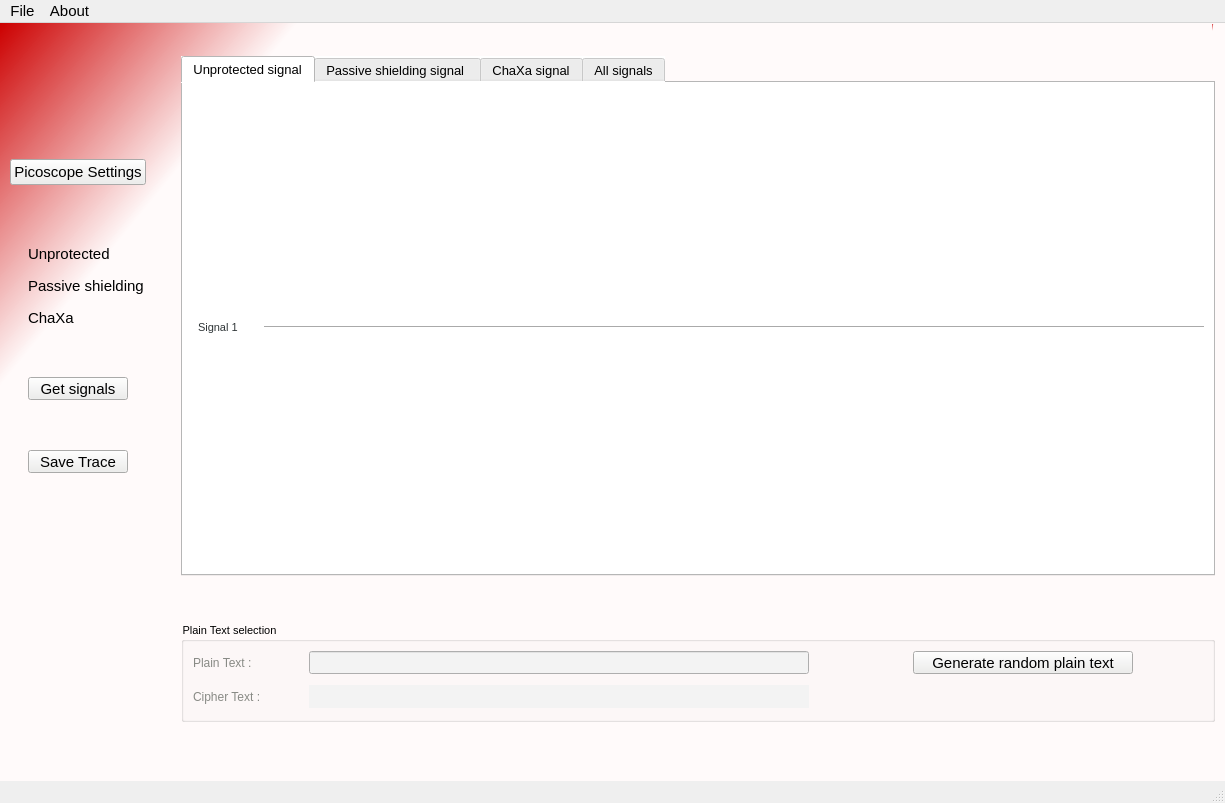
<?xml version="1.0" encoding="UTF-8"?>
<ui version="4.0">
 <class>MainWindow</class>
 <widget class="QMainWindow" name="MainWindow">
  <property name="geometry">
   <rect>
    <x>0</x>
    <y>0</y>
    <width>1225</width>
    <height>803</height>
   </rect>
  </property>
  <property name="minimumSize">
   <size>
    <width>1225</width>
    <height>803</height>
   </size>
  </property>
  <property name="windowTitle">
   <string>MainWindow</string>
  </property>
  <widget class="QWidget" name="centralwidget">
   <property name="styleSheet">
    <string notr="true">background-color: qlineargradient(spread:pad, x1:0, y1:0, x2:0.841, y2:0.426, stop:0 rgba(204, 0, 0, 255), stop:0.229907 rgba(255, 250, 250, 255));</string>
   </property>
   <layout class="QGridLayout" name="gridLayout_5">
    <property name="leftMargin">
     <number>1</number>
    </property>
    <property name="topMargin">
     <number>1</number>
    </property>
    <property name="rightMargin">
     <number>1</number>
    </property>
    <property name="bottomMargin">
     <number>1</number>
    </property>
    <item row="1" column="0">
     <widget class="QStackedWidget" name="stackedWidget">
      <property name="styleSheet">
       <string notr="true">background-color: transparent;</string>
      </property>
      <property name="currentIndex">
       <number>0</number>
      </property>
      <widget class="QWidget" name="signals_visualization_page">
       <layout class="QGridLayout" name="gridLayout_3">
        <property name="leftMargin">
         <number>9</number>
        </property>
        <property name="topMargin">
         <number>6</number>
        </property>
        <property name="rightMargin">
         <number>9</number>
        </property>
        <property name="bottomMargin">
         <number>6</number>
        </property>
        <property name="horizontalSpacing">
         <number>0</number>
        </property>
        <item row="1" column="2">
         <spacer name="Inter_VSpacer">
          <property name="orientation">
           <enum>Qt::Vertical</enum>
          </property>
          <property name="sizeType">
           <enum>QSizePolicy::Fixed</enum>
          </property>
          <property name="sizeHint" stdset="0">
           <size>
            <width>20</width>
            <height>40</height>
           </size>
          </property>
         </spacer>
        </item>
        <item row="0" column="0">
         <layout class="QGridLayout" name="CB_gridLayout_Micro">
          <property name="horizontalSpacing">
           <number>10</number>
          </property>
          <item row="8" column="1" colspan="2">
           <spacer name="CB_VSpacer3">
            <property name="orientation">
             <enum>Qt::Vertical</enum>
            </property>
            <property name="sizeType">
             <enum>QSizePolicy::Fixed</enum>
            </property>
            <property name="sizeHint" stdset="0">
             <size>
              <width>20</width>
              <height>50</height>
             </size>
            </property>
           </spacer>
          </item>
          <item row="12" column="1" colspan="2">
           <spacer name="CB_VSpacer5">
            <property name="orientation">
             <enum>Qt::Vertical</enum>
            </property>
            <property name="sizeHint" stdset="0">
             <size>
              <width>20</width>
              <height>40</height>
             </size>
            </property>
           </spacer>
          </item>
          <item row="6" column="1" colspan="2">
           <widget class="QLabel" name="CB_label_empty2">
            <property name="maximumSize">
             <size>
              <width>16777215</width>
              <height>200</height>
             </size>
            </property>
            <property name="styleSheet">
             <string notr="true">background-color: transparent;</string>
            </property>
            <property name="text">
             <string/>
            </property>
           </widget>
          </item>
          <item row="1" column="0" colspan="3">
           <widget class="QPushButton" name="CB_PicoSettingsButton">
            <property name="minimumSize">
             <size>
              <width>0</width>
              <height>0</height>
             </size>
            </property>
            <property name="maximumSize">
             <size>
              <width>145</width>
              <height>16777215</height>
             </size>
            </property>
            <property name="font">
             <font>
              <family>Lucida Grande</family>
              <pointsize>11</pointsize>
             </font>
            </property>
            <property name="styleSheet">
             <string notr="true">background-color: rgb(238, 238, 236);</string>
            </property>
            <property name="text">
             <string>Picoscope Settings</string>
            </property>
           </widget>
          </item>
          <item row="9" column="1" colspan="2">
           <widget class="QPushButton" name="CB_GetSigButton">
            <property name="minimumSize">
             <size>
              <width>100</width>
              <height>23</height>
             </size>
            </property>
            <property name="maximumSize">
             <size>
              <width>100</width>
              <height>23</height>
             </size>
            </property>
            <property name="font">
             <font>
              <family>Lucida Grande</family>
              <pointsize>11</pointsize>
             </font>
            </property>
            <property name="styleSheet">
             <string notr="true">background-color: rgb(238, 238, 236);</string>
            </property>
            <property name="text">
             <string>Get signals</string>
            </property>
           </widget>
          </item>
          <item row="4" column="1" colspan="2">
           <widget class="QLabel" name="CB_label_empty1">
            <property name="maximumSize">
             <size>
              <width>16777215</width>
              <height>200</height>
             </size>
            </property>
            <property name="styleSheet">
             <string notr="true">background-color: transparent;</string>
            </property>
            <property name="text">
             <string/>
            </property>
           </widget>
          </item>
          <item row="5" column="1" colspan="2">
           <widget class="QLabel" name="CB_label_M2">
            <property name="font">
             <font>
              <family>Lucida Grande</family>
              <pointsize>11</pointsize>
             </font>
            </property>
            <property name="styleSheet">
             <string notr="true">background-color: transparent;</string>
            </property>
            <property name="text">
             <string>Passive shielding</string>
            </property>
           </widget>
          </item>
          <item row="0" column="1" colspan="2">
           <spacer name="CB_VSpacer1">
            <property name="orientation">
             <enum>Qt::Vertical</enum>
            </property>
            <property name="sizeHint" stdset="0">
             <size>
              <width>20</width>
              <height>40</height>
             </size>
            </property>
           </spacer>
          </item>
          <item row="2" column="1" colspan="2">
           <spacer name="CB_VSpacer2">
            <property name="orientation">
             <enum>Qt::Vertical</enum>
            </property>
            <property name="sizeType">
             <enum>QSizePolicy::Fixed</enum>
            </property>
            <property name="sizeHint" stdset="0">
             <size>
              <width>20</width>
              <height>60</height>
             </size>
            </property>
           </spacer>
          </item>
          <item row="7" column="0">
           <widget class="QLabel" name="CB_labelLed_M3">
            <property name="maximumSize">
             <size>
              <width>15</width>
              <height>15</height>
             </size>
            </property>
            <property name="styleSheet">
             <string notr="true">background-color: transparent;</string>
            </property>
            <property name="text">
             <string/>
            </property>
            <property name="pixmap">
             <pixmap resource="ressources.qrc">:/newPrefix/ressources/red_led.png</pixmap>
            </property>
            <property name="scaledContents">
             <bool>true</bool>
            </property>
           </widget>
          </item>
          <item row="7" column="1" colspan="2">
           <widget class="QLabel" name="CB_label_M3">
            <property name="font">
             <font>
              <family>Lucida Grande</family>
              <pointsize>11</pointsize>
             </font>
            </property>
            <property name="styleSheet">
             <string notr="true">background-color: transparent;</string>
            </property>
            <property name="text">
             <string>ChaXa</string>
            </property>
           </widget>
          </item>
          <item row="3" column="0">
           <widget class="QLabel" name="CB_labelLed_M1">
            <property name="maximumSize">
             <size>
              <width>15</width>
              <height>15</height>
             </size>
            </property>
            <property name="styleSheet">
             <string notr="true">background-color: transparent;</string>
            </property>
            <property name="text">
             <string/>
            </property>
            <property name="pixmap">
             <pixmap resource="ressources.qrc">:/newPrefix/ressources/red_led.png</pixmap>
            </property>
            <property name="scaledContents">
             <bool>true</bool>
            </property>
           </widget>
          </item>
          <item row="5" column="0">
           <widget class="QLabel" name="CB_labelLed_M2">
            <property name="maximumSize">
             <size>
              <width>15</width>
              <height>15</height>
             </size>
            </property>
            <property name="styleSheet">
             <string notr="true">background-color: transparent;</string>
            </property>
            <property name="text">
             <string/>
            </property>
            <property name="pixmap">
             <pixmap resource="ressources.qrc">:/newPrefix/ressources/red_led.png</pixmap>
            </property>
            <property name="scaledContents">
             <bool>true</bool>
            </property>
           </widget>
          </item>
          <item row="3" column="1" colspan="2">
           <widget class="QLabel" name="CB_label_M1">
            <property name="font">
             <font>
              <family>Lucida Grande</family>
              <pointsize>11</pointsize>
              <weight>50</weight>
              <italic>false</italic>
              <bold>false</bold>
             </font>
            </property>
            <property name="styleSheet">
             <string notr="true">background-color: transparent;</string>
            </property>
            <property name="text">
             <string>Unprotected</string>
            </property>
           </widget>
          </item>
          <item row="10" column="1" colspan="2">
           <spacer name="CB_VSpacer4">
            <property name="orientation">
             <enum>Qt::Vertical</enum>
            </property>
            <property name="sizeType">
             <enum>QSizePolicy::Fixed</enum>
            </property>
            <property name="sizeHint" stdset="0">
             <size>
              <width>20</width>
              <height>50</height>
             </size>
            </property>
           </spacer>
          </item>
          <item row="11" column="1">
           <widget class="QPushButton" name="CB_SaveButton">
            <property name="minimumSize">
             <size>
              <width>100</width>
              <height>23</height>
             </size>
            </property>
            <property name="maximumSize">
             <size>
              <width>100</width>
              <height>23</height>
             </size>
            </property>
            <property name="font">
             <font>
              <family>Lucida Grande</family>
              <pointsize>11</pointsize>
             </font>
            </property>
            <property name="styleSheet">
             <string notr="true">background-color: rgb(238, 238, 236);</string>
            </property>
            <property name="text">
             <string>Save Trace</string>
            </property>
           </widget>
          </item>
         </layout>
        </item>
        <item row="2" column="2">
         <widget class="QGroupBox" name="PlainText_groupBox">
          <property name="minimumSize">
           <size>
            <width>1025</width>
            <height>100</height>
           </size>
          </property>
          <property name="maximumSize">
           <size>
            <width>1340</width>
            <height>16777215</height>
           </size>
          </property>
          <property name="font">
           <font>
            <family>Lucida Grande</family>
            <pointsize>8</pointsize>
           </font>
          </property>
          <property name="styleSheet">
           <string notr="true">background-color: transparent;</string>
          </property>
          <property name="title">
           <string>Plain Text selection</string>
          </property>
          <layout class="QGridLayout" name="gridLayout">
           <property name="verticalSpacing">
            <number>10</number>
           </property>
           <item row="2" column="0">
            <widget class="QLabel" name="labelCipherText">
             <property name="minimumSize">
              <size>
               <width>110</width>
               <height>0</height>
              </size>
             </property>
             <property name="maximumSize">
              <size>
               <width>110</width>
               <height>16777215</height>
              </size>
             </property>
             <property name="font">
              <font>
               <family>Lucida Grande</family>
               <pointsize>9</pointsize>
              </font>
             </property>
             <property name="styleSheet">
              <string notr="true">color: rgb(136, 138, 133);</string>
             </property>
             <property name="text">
              <string>Cipher Text :</string>
             </property>
            </widget>
           </item>
           <item row="2" column="2">
            <widget class="QLabel" name="CipherText_display_label">
             <property name="minimumSize">
              <size>
               <width>500</width>
               <height>23</height>
              </size>
             </property>
             <property name="maximumSize">
              <size>
               <width>500</width>
               <height>23</height>
              </size>
             </property>
             <property name="font">
              <font>
               <family>Lucida Grande</family>
               <pointsize>11</pointsize>
              </font>
             </property>
             <property name="styleSheet">
              <string notr="true">background-color: rgb(243, 243, 243);</string>
             </property>
             <property name="text">
              <string/>
             </property>
            </widget>
           </item>
           <item row="1" column="5">
            <widget class="QPushButton" name="PlainText_OpenButton">
             <property name="minimumSize">
              <size>
               <width>220</width>
               <height>23</height>
              </size>
             </property>
             <property name="maximumSize">
              <size>
               <width>220</width>
               <height>23</height>
              </size>
             </property>
             <property name="font">
              <font>
               <family>Lucida Grande</family>
               <pointsize>11</pointsize>
              </font>
             </property>
             <property name="styleSheet">
              <string notr="true">background-color: rgb(238, 238, 236);</string>
             </property>
             <property name="text">
              <string>Generate random plain text</string>
             </property>
            </widget>
           </item>
           <item row="1" column="2">
            <widget class="QLineEdit" name="PlainText_input">
             <property name="minimumSize">
              <size>
               <width>500</width>
               <height>23</height>
              </size>
             </property>
             <property name="maximumSize">
              <size>
               <width>500</width>
               <height>23</height>
              </size>
             </property>
             <property name="styleSheet">
              <string notr="true">background-color: rgb(243, 243, 243);</string>
             </property>
            </widget>
           </item>
           <item row="1" column="3">
            <spacer name="PT_HSpacer2">
             <property name="orientation">
              <enum>Qt::Horizontal</enum>
             </property>
             <property name="sizeType">
              <enum>QSizePolicy::Expanding</enum>
             </property>
             <property name="sizeHint" stdset="0">
              <size>
               <width>30</width>
               <height>20</height>
              </size>
             </property>
            </spacer>
           </item>
           <item row="1" column="0">
            <widget class="QLabel" name="labelPlainText">
             <property name="minimumSize">
              <size>
               <width>110</width>
               <height>0</height>
              </size>
             </property>
             <property name="maximumSize">
              <size>
               <width>110</width>
               <height>16777215</height>
              </size>
             </property>
             <property name="font">
              <font>
               <family>Lucida Grande</family>
               <pointsize>9</pointsize>
              </font>
             </property>
             <property name="styleSheet">
              <string notr="true">color: rgb(136, 138, 133);</string>
             </property>
             <property name="text">
              <string>Plain Text :</string>
             </property>
            </widget>
           </item>
           <item row="2" column="3">
            <spacer name="PT_HSpacer1">
             <property name="orientation">
              <enum>Qt::Horizontal</enum>
             </property>
             <property name="sizeType">
              <enum>QSizePolicy::Fixed</enum>
             </property>
             <property name="sizeHint" stdset="0">
              <size>
               <width>30</width>
               <height>20</height>
              </size>
             </property>
            </spacer>
           </item>
           <item row="1" column="6">
            <spacer name="PT_HSpacer3">
             <property name="orientation">
              <enum>Qt::Horizontal</enum>
             </property>
             <property name="sizeType">
              <enum>QSizePolicy::Fixed</enum>
             </property>
             <property name="sizeHint" stdset="0">
              <size>
               <width>70</width>
               <height>20</height>
              </size>
             </property>
            </spacer>
           </item>
          </layout>
         </widget>
        </item>
        <item row="0" column="2">
         <widget class="QTabWidget" name="tabWidget">
          <property name="minimumSize">
           <size>
            <width>1025</width>
            <height>520</height>
           </size>
          </property>
          <property name="maximumSize">
           <size>
            <width>1500</width>
            <height>850</height>
           </size>
          </property>
          <property name="font">
           <font>
            <pointsize>10</pointsize>
           </font>
          </property>
          <property name="styleSheet">
           <string notr="true">background-color: rgb(255, 255, 255);</string>
          </property>
          <property name="currentIndex">
           <number>0</number>
          </property>
          <widget class="QWidget" name="tab_1">
           <property name="font">
            <font>
             <family>Lucida Grande</family>
            </font>
           </property>
           <attribute name="title">
            <string>Unprotected signal</string>
           </attribute>
           <layout class="QGridLayout" name="gridLayout_7">
            <item row="0" column="0">
             <layout class="QGridLayout" name="gridLayout_tab1" rowstretch="0">
              <property name="leftMargin">
               <number>6</number>
              </property>
              <property name="bottomMargin">
               <number>1</number>
              </property>
              <item row="0" column="0">
               <widget class="QLabel" name="Tab1_label_sign1">
                <property name="maximumSize">
                 <size>
                  <width>60</width>
                  <height>16777215</height>
                 </size>
                </property>
                <property name="font">
                 <font>
                  <family>Lucida Grande</family>
                  <pointsize>8</pointsize>
                  <weight>50</weight>
                  <italic>false</italic>
                  <bold>false</bold>
                  <underline>false</underline>
                  <strikeout>false</strikeout>
                  <kerning>true</kerning>
                 </font>
                </property>
                <property name="layoutDirection">
                 <enum>Qt::LeftToRight</enum>
                </property>
                <property name="autoFillBackground">
                 <bool>false</bool>
                </property>
                <property name="styleSheet">
                 <string notr="true">color: rgb(46, 52, 54);</string>
                </property>
                <property name="text">
                 <string>Signal 1</string>
                </property>
               </widget>
              </item>
              <item row="0" column="1" colspan="2">
               <widget class="Line" name="Tab1_line">
                <property name="orientation">
                 <enum>Qt::Horizontal</enum>
                </property>
               </widget>
              </item>
             </layout>
            </item>
           </layout>
          </widget>
          <widget class="QWidget" name="tab_2">
           <attribute name="title">
            <string>Passive shielding signal </string>
           </attribute>
           <layout class="QGridLayout" name="gridLayout_2">
            <item row="0" column="0">
             <layout class="QGridLayout" name="gridLayout_tab2">
              <property name="leftMargin">
               <number>6</number>
              </property>
              <item row="0" column="0">
               <widget class="QLabel" name="Tab2_label_sign2">
                <property name="maximumSize">
                 <size>
                  <width>60</width>
                  <height>16777215</height>
                 </size>
                </property>
                <property name="font">
                 <font>
                  <family>Lucida Grande</family>
                  <pointsize>8</pointsize>
                  <weight>50</weight>
                  <italic>false</italic>
                  <bold>false</bold>
                  <underline>false</underline>
                  <strikeout>false</strikeout>
                  <kerning>true</kerning>
                 </font>
                </property>
                <property name="layoutDirection">
                 <enum>Qt::LeftToRight</enum>
                </property>
                <property name="autoFillBackground">
                 <bool>false</bool>
                </property>
                <property name="styleSheet">
                 <string notr="true">color: rgb(46, 52, 54);</string>
                </property>
                <property name="text">
                 <string>Signal 2</string>
                </property>
               </widget>
              </item>
              <item row="0" column="1">
               <widget class="Line" name="Tab2_line">
                <property name="orientation">
                 <enum>Qt::Horizontal</enum>
                </property>
               </widget>
              </item>
             </layout>
            </item>
           </layout>
          </widget>
          <widget class="QWidget" name="tab_3">
           <attribute name="title">
            <string>ChaXa signal</string>
           </attribute>
           <layout class="QGridLayout" name="gridLayout_4">
            <item row="0" column="0">
             <layout class="QGridLayout" name="gridLayout_tab3">
              <property name="leftMargin">
               <number>6</number>
              </property>
              <item row="0" column="0">
               <widget class="QLabel" name="Tab3_label_sign3">
                <property name="maximumSize">
                 <size>
                  <width>60</width>
                  <height>16777215</height>
                 </size>
                </property>
                <property name="font">
                 <font>
                  <family>Lucida Grande</family>
                  <pointsize>8</pointsize>
                  <weight>50</weight>
                  <italic>false</italic>
                  <bold>false</bold>
                  <underline>false</underline>
                  <strikeout>false</strikeout>
                  <kerning>true</kerning>
                 </font>
                </property>
                <property name="layoutDirection">
                 <enum>Qt::LeftToRight</enum>
                </property>
                <property name="autoFillBackground">
                 <bool>false</bool>
                </property>
                <property name="styleSheet">
                 <string notr="true">color: rgb(46, 52, 54);</string>
                </property>
                <property name="text">
                 <string>Signal 3</string>
                </property>
               </widget>
              </item>
              <item row="0" column="1">
               <widget class="Line" name="Tab3_line">
                <property name="orientation">
                 <enum>Qt::Horizontal</enum>
                </property>
               </widget>
              </item>
             </layout>
            </item>
           </layout>
          </widget>
          <widget class="QWidget" name="tab_4">
           <attribute name="title">
            <string>All signals</string>
           </attribute>
           <layout class="QGridLayout" name="gridLayout_8">
            <item row="0" column="0">
             <layout class="QGridLayout" name="gridLayout_tab3_2">
              <property name="leftMargin">
               <number>6</number>
              </property>
              <item row="0" column="0">
               <widget class="QLabel" name="Tab4_label_sign">
                <property name="maximumSize">
                 <size>
                  <width>60</width>
                  <height>16777215</height>
                 </size>
                </property>
                <property name="font">
                 <font>
                  <family>Lucida Grande</family>
                  <pointsize>8</pointsize>
                  <weight>50</weight>
                  <italic>false</italic>
                  <bold>false</bold>
                  <underline>false</underline>
                  <strikeout>false</strikeout>
                  <kerning>true</kerning>
                 </font>
                </property>
                <property name="layoutDirection">
                 <enum>Qt::LeftToRight</enum>
                </property>
                <property name="autoFillBackground">
                 <bool>false</bool>
                </property>
                <property name="styleSheet">
                 <string notr="true">color: rgb(46, 52, 54);</string>
                </property>
                <property name="text">
                 <string>All signals</string>
                </property>
               </widget>
              </item>
              <item row="0" column="1">
               <widget class="Line" name="Tab4_line">
                <property name="orientation">
                 <enum>Qt::Horizontal</enum>
                </property>
               </widget>
              </item>
             </layout>
            </item>
           </layout>
          </widget>
         </widget>
        </item>
        <item row="3" column="2">
         <spacer name="verticalSpacer_2">
          <property name="orientation">
           <enum>Qt::Vertical</enum>
          </property>
          <property name="sizeHint" stdset="0">
           <size>
            <width>20</width>
            <height>40</height>
           </size>
          </property>
         </spacer>
        </item>
        <item row="0" column="1">
         <spacer name="horizontalSpacer">
          <property name="orientation">
           <enum>Qt::Horizontal</enum>
          </property>
          <property name="sizeType">
           <enum>QSizePolicy::Fixed</enum>
          </property>
          <property name="sizeHint" stdset="0">
           <size>
            <width>35</width>
            <height>20</height>
           </size>
          </property>
         </spacer>
        </item>
       </layout>
      </widget>
      <widget class="QWidget" name="home_page">
       <layout class="QGridLayout" name="gridLayout_11">
        <property name="verticalSpacing">
         <number>15</number>
        </property>
        <item row="0" column="0">
         <layout class="QGridLayout" name="Home_gridLayout">
          <property name="rightMargin">
           <number>0</number>
          </property>
          <item row="3" column="0" rowspan="2">
           <spacer name="Home_VSpacer_1">
            <property name="orientation">
             <enum>Qt::Vertical</enum>
            </property>
            <property name="sizeType">
             <enum>QSizePolicy::Fixed</enum>
            </property>
            <property name="sizeHint" stdset="0">
             <size>
              <width>20</width>
              <height>150</height>
             </size>
            </property>
           </spacer>
          </item>
          <item row="2" column="0">
           <widget class="QLabel" name="Home_label_SubTitle">
            <property name="minimumSize">
             <size>
              <width>550</width>
              <height>30</height>
             </size>
            </property>
            <property name="maximumSize">
             <size>
              <width>600</width>
              <height>30</height>
             </size>
            </property>
            <property name="font">
             <font>
              <family>Lucida Grande</family>
             </font>
            </property>
            <property name="styleSheet">
             <string notr="true">background-color: transparent;</string>
            </property>
            <property name="text">
             <string>Chaxa Demonstrator App aims at proving ChaXa device efficiency</string>
            </property>
           </widget>
          </item>
          <item row="1" column="0">
           <widget class="QLabel" name="Home_label_title">
            <property name="minimumSize">
             <size>
              <width>550</width>
              <height>50</height>
             </size>
            </property>
            <property name="maximumSize">
             <size>
              <width>550</width>
              <height>50</height>
             </size>
            </property>
            <property name="font">
             <font>
              <family>Lucida Grande</family>
              <pointsize>20</pointsize>
              <weight>75</weight>
              <bold>true</bold>
             </font>
            </property>
            <property name="styleSheet">
             <string notr="true">background-color: transparent;
color: rgb(46, 52, 54);
</string>
            </property>
            <property name="text">
             <string>ChaXa Demonstrator App</string>
            </property>
           </widget>
          </item>
          <item row="1" column="1">
           <widget class="QLabel" name="Home_label_picture">
            <property name="maximumSize">
             <size>
              <width>190</width>
              <height>200</height>
             </size>
            </property>
            <property name="styleSheet">
             <string notr="true">background-color: transparent;</string>
            </property>
            <property name="text">
             <string/>
            </property>
            <property name="pixmap">
             <pixmap resource="ressources.qrc">:/newPrefix/ressources/signal-PhotoRoom_assem.png</pixmap>
            </property>
            <property name="scaledContents">
             <bool>true</bool>
            </property>
           </widget>
          </item>
          <item row="5" column="0">
           <widget class="QPushButton" name="Home_LaunchButton">
            <property name="minimumSize">
             <size>
              <width>250</width>
              <height>30</height>
             </size>
            </property>
            <property name="maximumSize">
             <size>
              <width>250</width>
              <height>30</height>
             </size>
            </property>
            <property name="font">
             <font>
              <family>Lucida Grande</family>
              <pointsize>11</pointsize>
              <weight>75</weight>
              <bold>true</bold>
             </font>
            </property>
            <property name="styleSheet">
             <string notr="true">background-color: qlineargradient(spread:pad, x1:0, y1:0, x2:1, y2:0, stop:0 rgba(204, 0, 0, 255), stop:1 rgba(255, 183, 183, 255));
selection-color: rgb(46, 52, 54);
selection-background-color: rgb(238, 238, 236);
color: rgb(255, 255, 255);</string>
            </property>
            <property name="text">
             <string>Launch Signals Vizualization</string>
            </property>
           </widget>
          </item>
          <item row="0" column="0">
           <spacer name="verticalSpacer">
            <property name="orientation">
             <enum>Qt::Vertical</enum>
            </property>
            <property name="sizeType">
             <enum>QSizePolicy::Fixed</enum>
            </property>
            <property name="sizeHint" stdset="0">
             <size>
              <width>20</width>
              <height>80</height>
             </size>
            </property>
           </spacer>
          </item>
         </layout>
        </item>
        <item row="2" column="0">
         <layout class="QHBoxLayout" name="Home_HLayout_bottom">
          <item>
           <widget class="QLabel" name="Home_label_homeBottom">
            <property name="maximumSize">
             <size>
              <width>40</width>
              <height>10</height>
             </size>
            </property>
            <property name="font">
             <font>
              <family>Lucida Grande</family>
              <pointsize>8</pointsize>
             </font>
            </property>
            <property name="styleSheet">
             <string notr="true">background-color: transparent;
color: rgb(136, 138, 133);</string>
            </property>
            <property name="text">
             <string> Home</string>
            </property>
           </widget>
          </item>
          <item>
           <spacer name="Home_HSpacer_bottom">
            <property name="orientation">
             <enum>Qt::Horizontal</enum>
            </property>
            <property name="sizeHint" stdset="0">
             <size>
              <width>40</width>
              <height>20</height>
             </size>
            </property>
           </spacer>
          </item>
         </layout>
        </item>
        <item row="1" column="0">
         <spacer name="Home_VSpacer_2">
          <property name="orientation">
           <enum>Qt::Vertical</enum>
          </property>
          <property name="sizeType">
           <enum>QSizePolicy::Expanding</enum>
          </property>
          <property name="sizeHint" stdset="0">
           <size>
            <width>20</width>
            <height>120</height>
           </size>
          </property>
         </spacer>
        </item>
       </layout>
      </widget>
     </widget>
    </item>
    <item row="0" column="0">
     <layout class="QHBoxLayout" name="HLogoLayout">
      <property name="spacing">
       <number>0</number>
      </property>
      <property name="topMargin">
       <number>0</number>
      </property>
      <property name="rightMargin">
       <number>0</number>
      </property>
      <item>
       <spacer name="HLogoSpacer1">
        <property name="orientation">
         <enum>Qt::Horizontal</enum>
        </property>
        <property name="sizeHint" stdset="0">
         <size>
          <width>40</width>
          <height>20</height>
         </size>
        </property>
       </spacer>
      </item>
      <item>
       <widget class="QLabel" name="labelCEA">
        <property name="maximumSize">
         <size>
          <width>50</width>
          <height>50</height>
         </size>
        </property>
        <property name="text">
         <string/>
        </property>
        <property name="pixmap">
         <pixmap resource="ressources.qrc">:/newPrefix/ressources/cea.jpeg</pixmap>
        </property>
        <property name="scaledContents">
         <bool>true</bool>
        </property>
       </widget>
      </item>
      <item>
       <spacer name="HLogoSpacer2">
        <property name="orientation">
         <enum>Qt::Horizontal</enum>
        </property>
        <property name="sizeType">
         <enum>QSizePolicy::Fixed</enum>
        </property>
        <property name="sizeHint" stdset="0">
         <size>
          <width>5</width>
          <height>20</height>
         </size>
        </property>
       </spacer>
      </item>
     </layout>
    </item>
   </layout>
  </widget>
  <widget class="QMenuBar" name="menubar">
   <property name="geometry">
    <rect>
     <x>0</x>
     <y>0</y>
     <width>1225</width>
     <height>20</height>
    </rect>
   </property>
   <property name="font">
    <font>
     <family>Lucida Grande</family>
     <pointsize>11</pointsize>
    </font>
   </property>
   <widget class="QMenu" name="menuFile">
    <property name="font">
     <font>
      <family>Lucida Grande</family>
      <pointsize>11</pointsize>
     </font>
    </property>
    <property name="title">
     <string>File</string>
    </property>
    <addaction name="actionQuit"/>
   </widget>
   <widget class="QMenu" name="menuAbout">
    <property name="font">
     <font>
      <family>Lucida Grande</family>
      <pointsize>11</pointsize>
     </font>
    </property>
    <property name="title">
     <string>About</string>
    </property>
    <addaction name="actionAbout_the_app"/>
   </widget>
   <addaction name="menuFile"/>
   <addaction name="menuAbout"/>
  </widget>
  <widget class="QStatusBar" name="statusbar"/>
  <action name="actionQuit">
   <property name="text">
    <string>Quit</string>
   </property>
   <property name="font">
    <font>
     <family>Lucida Grande</family>
     <pointsize>11</pointsize>
    </font>
   </property>
  </action>
  <action name="actionAbout_the_app">
   <property name="text">
    <string>About the app...</string>
   </property>
   <property name="font">
    <font>
     <family>Lucida Grande</family>
    </font>
   </property>
  </action>
 </widget>
 <resources>
  <include location="ressources.qrc"/>
 </resources>
 <connections/>
</ui>
